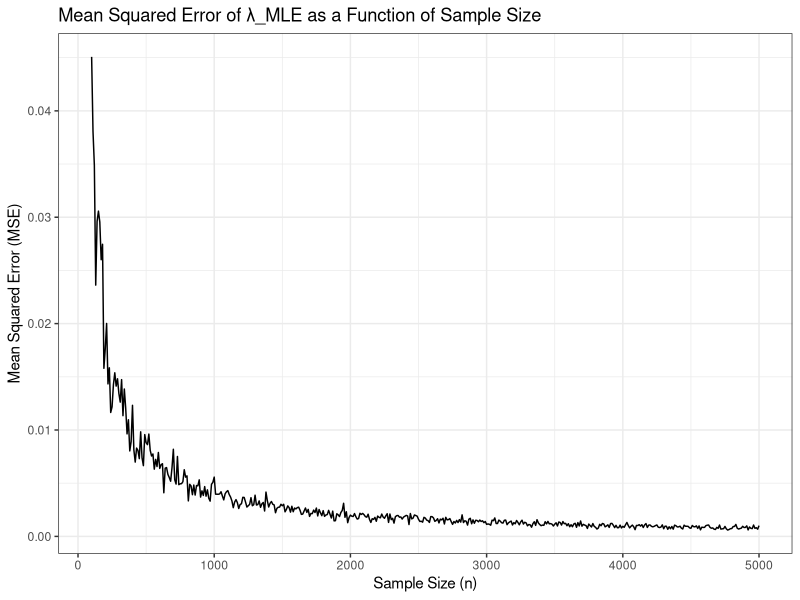
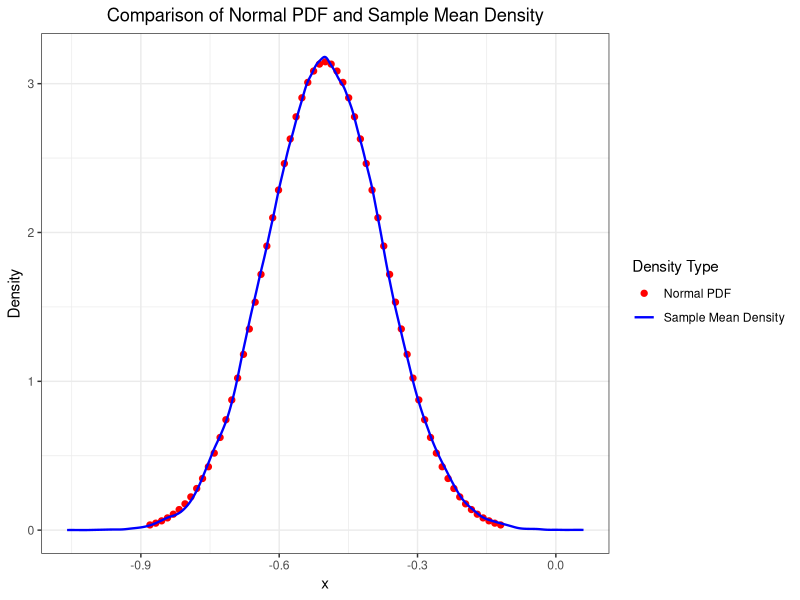

The R source for these figures, in order:
## ---- chunk 1
knitr::opts_chunk$set(echo = TRUE, warning = FALSE)
## ---- chunk 2
#Load the library and read the file
library(tidyverse)
supermarket_data <- read_csv("supermarket_data_2024.csv")

#Set the parameters
b<-300
n<-nrow(supermarket_data)
## ---- chunk 3
#Calculate the MLE using the function in question (4)
lambda_MLE <- 1/(mean(supermarket_data$TimeLength, na.rm=TRUE)-b)
lambda_MLE
## ---- chunk 4
num_resamples <- 10000  
# Create a numerical vector to store the results of the MLE
bootstrap_estimates <- numeric(num_resamples)  
## ---- chunk 5
# Set a random seed to ensure the results can be reproduced
set.seed(0)
for (i in 1:num_resamples) {
  #Samples are randomly selected from the original data 
  sample_data <- sample(supermarket_data$TimeLength, size = length(supermarket_data$TimeLength), replace = TRUE)
  
  # Calculate the lambda MLE of the current resampling sample
  lambda_hat <- 1 / (mean(sample_data, na.rm = TRUE) - b)
  
  # Store the results of the MLE
  bootstrap_estimates[i] <- lambda_hat
}
## ---- chunk 6
# Calculate 95% confidence intervals
Confidence_lower <- quantile(bootstrap_estimates, 0.025) 
Confidence_upper <- quantile(bootstrap_estimates, 0.975)  
Confidence <- c(Confidence_lower, Confidence_upper)

# Print the result
cat("Lambda MLE (original data):", 1 / (mean(supermarket_data$TimeLength, na.rm = TRUE) - b), "\n")
cat("95% Bootstrap Confidence Interval for Lambda:", Confidence, "\n")
## ---- chunk 7
library(tidyverse)
set.seed(0)
# Set parameters
lambda_true <- 2         
b <- 0.01                
num_trials_per_sample_size <- 100 
sample_sizes <- seq(100, 5000, by = 10)
## ---- chunk 8
# Create data boxes with different sample sizes and trial times
df <- crossing(
  sample_size = sample_sizes, 
  trial = 1:num_trials_per_sample_size) %>%
  # create samples
  mutate(samples = map(sample_size, ~ rexp(.x, rate = lambda_true) + b)) %>%
  # compute MLE
  mutate(lambda_mle = map_dbl(samples, ~ 1 / (mean(.x) - b)))
## ---- chunk 9
# Calculate the MSE for each sample size
df_mse <- df %>%
  group_by(sample_size) %>%
  summarise(mse = mean((lambda_mle - lambda_true)^2))
## ---- chunk 10
# Show the plot
ggplot(data = df_mse, aes(x = sample_size, y = mse)) +
  geom_line() +
  theme_bw() +
  xlab("Sample Size (n)") +
  ylab("Mean Squared Error (MSE)") +
  ggtitle("Mean Squared Error of λ_MLE as a Function of Sample Size")
## ---- chunk 11
# Step 1: Function to compute the expectation E(X)
compute_expectation_X <- function(a, b) {
  # Calculating E(X) using the formula derived previously
  expectation_X <- (2 * (a * (a - 1) - b * (b - 1))) / ((a + b) * (a + b - 1))
  return(expectation_X)
}

# Step 2: Function to compute the variance Var(X)
compute_variance_X <- function(a, b) {
  # Calculating E(X^2) based on the possible values of X
  E_X_squared <- (4 * (a * (a - 1) + b * (b - 1))) / ((a + b) * (a + b - 1))
  
  E_X <- compute_expectation_X(a, b)
  
  # Calculating Var(X) = E(X^2) - (E(X))^2
  variance_X <- E_X_squared - E_X^2
  return(variance_X)
}

## ---- chunk 12
# Function to generate a sample of independent copies of X
sample_Xs <- function(a, b, n) {
  # Define the possible values of X
  values <- c(2, 0, -2)
  
  # Calculate the probabilities
  p_X_2 <- a * (a - 1) / ((a + b) * (a + b - 1))       
  p_X_0 <- 2 * a * b / ((a + b) * (a + b - 1))          
  p_X_minus2 <- b * (b - 1) / ((a + b) * (a + b - 1))   
  
  # Generate n samples of X based on the probabilities
  samples <- sample(values, size = n, replace = TRUE, prob = c(p_X_2, p_X_0, p_X_minus2))
  
  return(samples)
}
## ---- chunk 13
# Set parameters
a <- 3
b <- 5
n <- 100000

theoretical_expectation <- compute_expectation_X(a, b)
theoretical_variance <- compute_variance_X(a, b)
cat("Theoretical Expectation E(X):", theoretical_expectation, "\n")
cat("Theoretical Variance Var(X):", theoretical_variance, "\n")
## ---- chunk 14
set.seed(0)
samples_X <- sample_Xs(a, b, n)
samples_mean <- mean(samples_X)
samples_variance <- var(samples_X)
cat("Sample Mean:", samples_mean, "\n")
cat("Sample Variance:", samples_variance, "\n")
## ---- chunk 15
different_mean<-samples_mean - theoretical_expectation
different_variance<-samples_variance - theoretical_variance
cat("Difference between Sample Mean and Theoretical E(X):",different_mean , "\n")
cat("Difference between Sample Variance and Theoretical Var(X):",different_variance, "\n")
## ---- chunk 16
a <- 3
b <- 5
n <- 100
trials <- 50000

# Store sample means
sample_means <- numeric(trials)
set.seed(6)  
for (i in 1:trials) {
  sample_data <- sample_Xs(a, b, n) 
  # Calculate the mean of every trial 
  sample_means[i] <- mean(sample_data)
}
## ---- chunk 17
# Using the function to calculate the expectation and standard deviation
mu<-compute_expectation_X(a,b)
sigma <- sqrt(compute_variance_X(a, b) / n)

# Set the range of xi
xi <- seq(mu - 3 * sigma, mu + 3 * sigma, by = 0.1 * sigma)
# Calculate the probability density fµ,σ(xi) for each xi
f_mu_sigma <- dnorm(xi, mean = mu, sd = sigma)

ggplot() +
  # Scatter plot for the normal PDF points
  geom_point(data = data.frame(x = xi, y = f_mu_sigma), aes(x = x, y = y,color = "Normal PDF"), size=1.8) +
  # Kernel density line for the sample means
  geom_line(stat = "density", data = data.frame(x = sample_means), aes(x = x,color = "Sample Mean Density"),size=0.8) +

  labs(x = "x", y = "Density", title = "Comparison of Normal PDF and Sample Mean Density")  +
  theme_bw()+
  theme(plot.title = element_text(hjust = 0.5))+
  scale_color_manual(name = "Density Type", values = c("Normal PDF" ="red" ,"Sample Mean Density" ="blue"))
